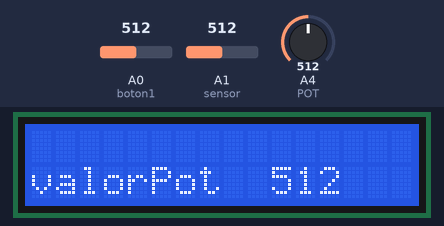
Recording of a sketch running on a simulated Arduino Uno, built with avr-gcc and run on an emulated ATmega328P. On the bench: 16×2 character LCD. The test bench sets the inputs (shaded band); at power-on: A1 (sensor) = 512, A4 (POT) = 512, A0 (boton1) = 512. What the sketch prints to the serial monitor is not drawn.

Above: at 1.2 s.
1.3 s: A1 (sensor) set to 487
At 2.4 s:
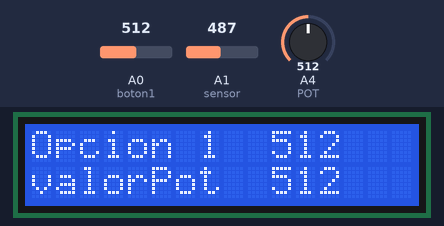
2.8 s: A4 (POT) set to 490
At 3.5 s:
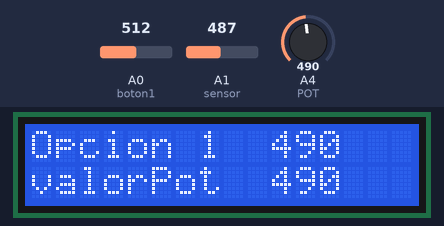
4.3 s: A0 (boton1) set to 716
At 4.7 s:
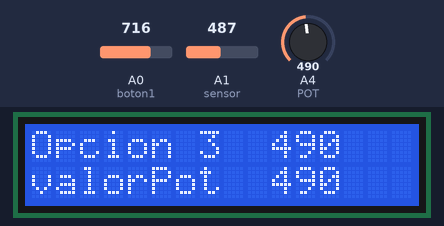
5.8 s: A4 (POT) set to 510
At 7.0 s:
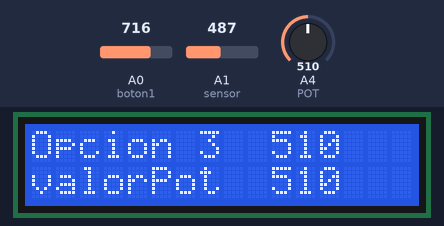
7.3 s: A0 (boton1) set to 306
At 8.2 s:
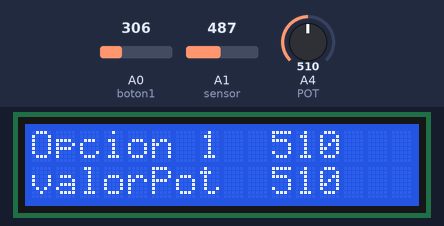
8.8 s: A4 (POT) set to 306
At 9.3 s:
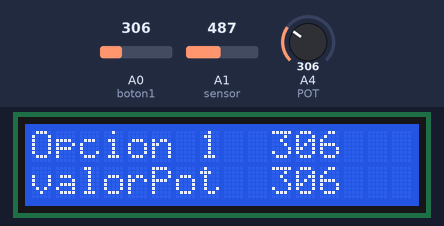
Timing chart, 0 to 11.3 s (numbered marks = the images above; inputs shaded):
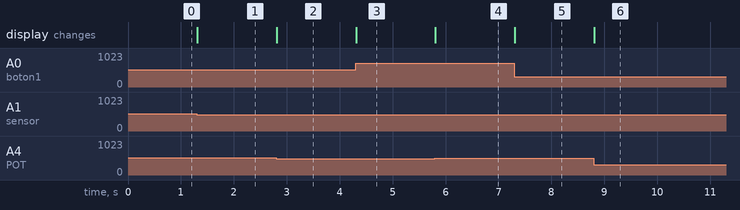

The sketch:

Modulo_3.ino
```cpp
// Incluímos la libreria externa para poder utilizarla
#include <LiquidCrystal.h> //

// Definimos las constantes
#define COLS 16 // Columnas del LCD
#define ROWS 2 // Filas del LCD

//---------------------
const int boton1= A0;
const int boton2= A0;

int estadoanterior1=0;
int estadoanterior2=0;
int estadoanterior3=0;
int estadoBoton1=0;
int estadoBoton2=0;
int estadoBoton3=0;
const int tiempoAntirebote = 5;
int cuenta = 0;
int opcion = 1;
int Valor1 = 0;
int Valor2 = 0;
int Valor3 = 0;

//----------------------

// Lo primero is inicializar la librería indicando los pins de la interfaz
LiquidCrystal lcd(12, 11, 5, 4, 3, 2);
int POT =A4;
int sensor= A1;
int valorSensor;
int sensorAnterior=0;
int valorPot;
int potAnterior=0;


void setup() {
  // Configuración monitor serie
  Serial.begin(9600);
  // Configuramos las filas y las columnas del LCD en este caso 16 columnas y 2 filas
  lcd.begin(COLS, ROWS);
  pinMode(boton1, INPUT);
  pinMode(boton2, INPUT);

  /*lcd.setCursor(0,0);
  lcd.print("Opcion ");
  lcd.print(opcion);
  lcd.setCursor(10,0);
  lcd.print(Valor1);
  lcd.print("   ");*/
}

 int antirebote(int pin){
    int contador=0;
    int estado;
    int estadoAnterior;
  do{
    estado=analogRead(pin);
    if(estado != estadoAnterior){   //comparamos el estado actual con el anterior
      contador=0;
      estadoAnterior = estado;
    }
    else{
      contador=contador+1;
    }
    //delay(1);
  }while(contador<tiempoAntirebote);
  return estado;
 }

void mostrar(int valor,int op){
  lcd.setCursor(0,0);
  lcd.print("Opcion ");
  lcd.print(op);
  lcd.setCursor(10,0);
  lcd.print(valor);
  lcd.print("   ");
 }

void limpiarValorPot(int valorActual, int valorAnterior, int fila){
  lcd.setCursor(0,1);
  lcd.print("valorPot");
  if ((valorAnterior != valorActual)||(valorActual == 0)){
    //Serial.println(valorActual);
    lcd.setCursor(13,1);
    lcd.setCursor(10,fila);
    lcd.print(valorActual);
    lcd.print("      ");
  }
}

void guardarValores(){
  if(opcion == 1){
    Valor1=valorPot;
    mostrar(Valor1,1);
  }
  if(opcion == 2){
    Valor2=valorPot;
    mostrar(Valor2,2);
  }
  if(opcion == 3){
    Valor3=valorPot;
    mostrar(Valor3,3);
  }

}

void menu(int se){
      if(se == 1){
        mostrar(Valor1,1);
      }
      if(se == 2){
        mostrar(Valor2,2);
      }
      if(se == 3){
        mostrar(Valor3,3);
      }
      if(opcion < 1){
        mostrar(Valor3,3);
        opcion = 3;
      }
     if(opcion > 3){
        mostrar(Valor1,1);
        opcion = 1;
  }
}


// the loop routine runs over and over again forever:
void loop() {
  valorSensor=analogRead(sensor);
  Serial.println(valorSensor);
  valorPot= analogRead(POT);
  estadoBoton1= analogRead(boton1);
  estadoBoton2= analogRead(boton2);

  if (estadoBoton1 != estadoanterior1){ //P1
    if(antirebote(boton1)>217 && antirebote(boton1)<417){
      opcion+=1;
      menu(opcion);
  	}
  }
  if (estadoBoton2 != estadoanterior2){ //P4
    if(antirebote(boton2)>610 && antirebote(boton2)<810){
      opcion-=1;
      menu(opcion);
  	}
  }
  if (valorSensor<500){
    guardarValores();
  }

  //limpiar pantalla cuando cambia el valor del potenciómetro
  limpiarValorPot(valorPot,potAnterior,1);

  estadoanterior1 = estadoBoton1 ;
  estadoanterior2 = estadoBoton2 ;
  potAnterior=valorPot;
  sensorAnterior= valorSensor;
}
```

Measured:
- the behaviour switches between 500 and 499 on A1 (sensor) (found by bisection; images 0 and 1)
- after the input at 1.3 s, the display: changes at once (image 1)
- after the input at 2.8 s, the display: changes at once (image 2)
- after the input at 4.3 s, the display: changes at once (image 3)
- after the input at 5.8 s, the display: changes at once (image 4)
- after the input at 7.3 s, the display: changes at once (image 5)
- after the input at 8.8 s, the display: changes at once (image 6)
